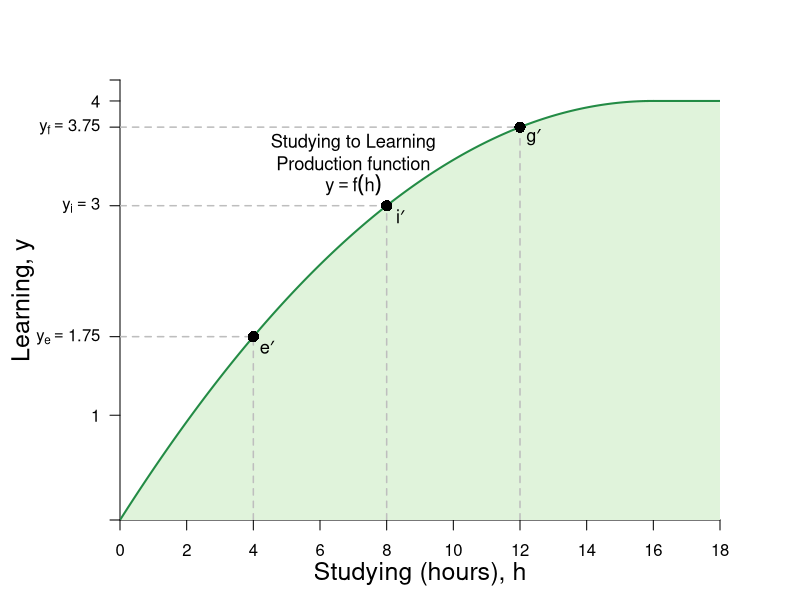

Here is the R script that generated this plot:
#Graph Designer: Simon Halliday
#Authors: Bowles and Halliday
#Title: Microeconomics: Competition, Conflict and Coordination

library(shape)
pdf(file = "constrained_optimization/feasible_production_learning.pdf", width = 8, height = 8)

#Set parameters for graphics
axislabelsize <- 1.5
labelsize <- 1.1
graphlinewidth <- 2
segmentlinewidth <- 1.5

COL <- c("#7fc97f", "#beaed4", "#fdc086", "#ffff99", "#386cb0", "#f0027f", "#bf5b17", "#666666")
COLA <- c("#e0f3db", "#99d8c9","#66c2a4","#41ae76", "#238b45", "#005824")
COLB <- c("#4eb3d3", "#2b8cbe", "#0868ac","#084081")

#Edited the margins to cater for the larger LHS labels
par(mar =  c(4, 6, 4, 4))

prodFn <- function(x, slope = 1/64) {
  4 - slope *(16 - x)^2
}

ppf <- function(x, slope = 1/64, bary = 4) {
  bary - slope *x^2
}

uFn <- function(x, y, alpha = 0.4){
  (x^alpha)*(y^(1-alpha))
}

indiffA <- function(x, ubar = uFn(8,3) - 1, alpha = 0.4) {
  (ubar/ (x^alpha))^(1/ (1 - alpha))
}

ylims <- c(0, 4.2)
xlims <- c(0, 18)

npts <- 501 
x <- seq(xlims[1], xlims[2], length.out = npts)
y <- seq(ylims[1], ylims[2], length.out = npts) 
a <- c(uFn(8, 3) - 1, uFn(8, 3), uFn(8, 3) + 1.4) #alpha = 0.4

plot(0, 0, xlim = xlims, ylim = ylims, type = "n",
     xlab = expression(paste("")),
     ylab = expression(paste("")), 
     xaxt = "n", 
     yaxt = "n", 
     cex.lab = axislabelsize, 
     bty = "n", 
     xaxs="i", 
     yaxs="i"
)


ticksx <- seq(from = 0, to = xlims[2], by = 2)
xlabels <- seq(from = 0, to = xlims[2], by = 2)
ticksy <- c(ylims[1], 1, prodFn(4), 3, 3.75, 4, ylims[2])
ylabels <- c(NA, 1, expression(paste(y[e] == 1.75)), expression(paste(y[i] == 3)), expression(paste(y[f] == 3.75)), 4, NA)

axis(1, at = ticksx, pos = 0, labels = xlabels)
axis(2, at = ticksy, pos = 0, labels = ylabels, las = 1)

npts <- 500 
xx1 <- seq(xlims[1], 16, length.out = npts)
xx2 <- seq(0, xlims[2], length.out = npts)
xx3 <- seq(xlims[1], 0, length.out = npts)
xx4 <- seq(-11, 0, length.out = npts)

#Draw the polygon for shading the feasible set
xpoly1 <- seq(from = xlims[1], to = 16, length.out = 500)
ypoly1 <- prodFn(xpoly1)
polygon(x = c(xpoly1, rev(xpoly1)[1]), y = c(ypoly1, ypoly1[1]), 
        col=COLA[1], density=NULL, border = NA)

polygon(x = c(16, 18, 18, 16), y = c(4, 4, 0, 0), 
         col=COLA[1], density=NULL, border = NA)

#Draw the graphs
lines(xx1, prodFn(xx1), col = COLA[5], lwd = graphlinewidth)
segments(16, 4, 18, 4, lty = 1, col = COLA[5], lwd = graphlinewidth)

#Label the feasible frontier
text(7, 3.6, expression("Studying to Learning"), cex = labelsize)
text(7, 3.4, expression("Production function"), cex = labelsize)
text(7, 3.2, expression(paste(y == f(h))), cex = labelsize)
#Arrows(12.5, 0.53, 14.5, 0.53, col = "black", lty = 1, lwd = 2, arr.type = "triangle", arr.lwd = 0.5)

# contour(x, y, 
#         outer(x, y, uFn),
#         drawlabels = FALSE,
#         col = COLB[3],
#         lwd = graphlinewidth,
#         levels = a, 
#         xaxs="i", 
#         yaxs="i", 
#         add = TRUE)

#Axis labels
mtext(expression(paste("Studying (hours), ", h)), side = 1, line = 2.5, cex = axislabelsize)
text(-2.9, 0.5*ylims[2], expression(paste("Learning, ", y)), xpd = TRUE, cex = axislabelsize, srt = 90) 

#Add mrs = mrt at i
# text(8.6, 3.6, expression(paste(mrs(x,y) == mrt(x,y))), cex = labelsize)
# Arrows(8, 3.5, 8, 3.15, col = "black", lty = 1, lwd = 2, arr.type = "triangle", arr.lwd = 0.5)

#Label the indifference curves
# text(17, 1, expression(u[1]^A), cex = labelsize)
# text(17, 1.65, expression(u[2]^A), cex = labelsize)
# text(17, 2.7, expression(u[3]^A), cex = labelsize)

#Annotate max u point on feasibility frontier
text(8 + 0.4, prodFn(8) - 0.1, expression(paste(i*minute)), cex = labelsize)
segments(8, 0, 8, prodFn(x = 8), lty = 2, col = "gray", lwd = segmentlinewidth)
segments(0, prodFn(x = 8), 8, prodFn(x = 8), lty = 2, col = "gray", lwd = segmentlinewidth)
points(8, prodFn(x = 8), pch = 16, col = "black", cex = 1.5)
# 
text(4 + 0.4, prodFn(4) - 0.1, expression(paste(e*minute)), cex = labelsize)
segments(4, 0, 4, prodFn(x = 4), lty = 2, col = "gray", lwd = segmentlinewidth)
segments(0, prodFn(x = 4), 4, prodFn(x = 4), lty = 2, col = "gray", lwd = segmentlinewidth)
points(4, prodFn(x = 4), pch = 16, col = "black", cex = 1.5)
# 
# 
text(12 + 0.4, prodFn(12) - 0.1, expression(paste(g*minute)), cex = labelsize)
segments(12, 0, 12, prodFn(12), lty = 2, col = "gray", lwd = segmentlinewidth)
segments(0, prodFn(12), 12, prodFn(x = 12), lty = 2, col = "gray", lwd = segmentlinewidth)
points(12, prodFn(12), pch = 16, col = "black", cex = 1.5)



dev.off()
